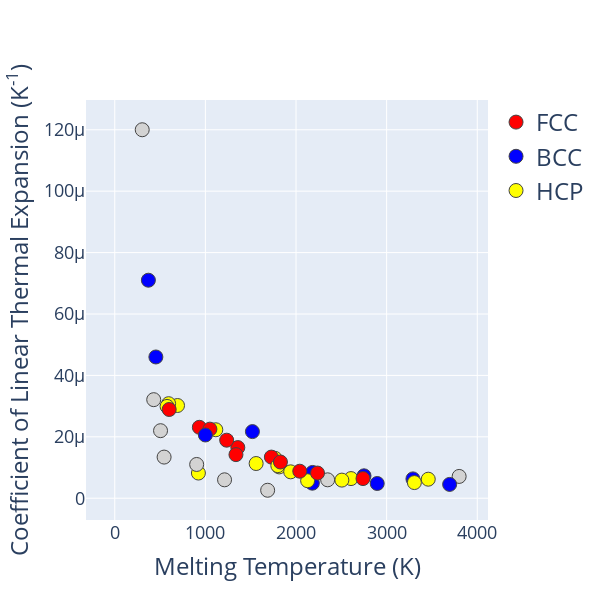

The notebook cell saved with this chart:
### Markdown cell above
<font color=blue> **Exercise 3.**  a) Find the three metals with highest Young's moduli. b) What are the Young's moduli of Al, Fe and Pb? </font>

### Code cell
layout0= go.Layout(hovermode= 'closest', width = 600, height=600, showlegend=True,  # Hovermode establishes the way the labels that appear when you hover are arranged # Establishing a square plot width=height
    xaxis= dict(title=go.layout.xaxis.Title(text='Melting Temperature (K)', font=dict(size=24)), zeroline= False, gridwidth= 1, tickfont=dict(size=18)), # Axis Titles. Removing the X-axis Mark. Adding a Grid
    yaxis= dict(title=go.layout.yaxis.Title(text='Coefficient of Linear Thermal Expansion (K<sup>-1</sup>)', font=dict(size=24)), zeroline= False, gridwidth= 1, tickfont=dict(size=18)), # Axis Titles. Removing the Y-axis Mark. Adding a Grid
    legend=dict(font=dict(size=24))) # Adding a legend

# Trace

trace0 = go.Scatter(x = melting_temperature,y = CTE, mode = 'markers',
    marker= dict(size= 14, line= dict(width=1), color=colors), # We add a size, a border and our custom colors to the markers
    text= sample, # This attribute (Text) labels each point to this list, which contains our elements in the same indexes as our properties
showlegend = False)


# Empty Traces for Legend
legend_plot_FCC = go.Scatter(x=[None], y=[None], mode='markers', marker=dict(size=14,  line= dict(width=1),color='red'), name = 'FCC')
legend_plot_BCC = go.Scatter(x=[None], y=[None], mode='markers', marker=dict(size=14,  line= dict(width=1),color='blue'), name = 'BCC')
legend_plot_HCP = go.Scatter(x=[None], y=[None], mode='markers', marker=dict(size=14,  line= dict(width=1),color='yellow'), name = 'HCP')


data = [trace0, legend_plot_FCC, legend_plot_BCC, legend_plot_HCP]

fig= go.Figure(data, layout=layout0)
iplot(fig)

### Figure 1 — Plotly figure (JSON) as saved in the notebook; plotly's stock layout.template omitted (floating-point values rounded to 4 significant figures)
{"data": [{"marker": {"color": ["lightgray", "lightgray", "blue", "yellow", "lightgray", "lightgray", "lightgray", "lightgray", "lightgray", "lightgray", "blue", "yellow", "red", "lightgray", "blue", "lightgray", "lightgray", "lightgray", "blue", "yellow", "yellow", "yellow", "blue", "blue", "blue", "blue", "yellow", "red", "red", "yellow", "lightgray", "lightgray", "lightgray", "lightgray", "lightgray", "lightgray", "blue", "red", "yellow", "yellow", "blue", "blue", "yellow", "yellow", "red", "red", "red", "yellow", "lightgray", "lightgray", "lightgray", "lightgray", "lightgray", "lightgray", "blue", "blue", "yellow", "blue", "blue", "yellow", "yellow", "red", "red", "red", "lightgray", "yellow", "red", "lightgray", "lightgray", "lightgray", "lightgray", "lightgray", "lightgray", "lightgray", "lightgray", "lightgray", "lightgray", "lightgray", "lightgray", "lightgray", "lightgray", "lightgray", "lightgray", "lightgray", "lightgray", "lightgray", "lightgray", "lightgray", "lightgray", "blue", "yellow", "yellow", "yellow", "yellow", "yellow", "yellow", "red", "yellow", "lightgray", "red", "lightgray", "lightgray", "lightgray", "lightgray", "lightgray", "lightgray", "lightgray", "lightgray", "lightgray", "lightgray", "lightgray", "lightgray"], "line": {"width": 1}, "size": 14}, "mode": "markers", "showlegend": false, "text": ["H", "He", "Li", "Be", "B", "C", "N", "O", "F", "Ne", "Na", "Mg", "Al", "Si", "P", "S", "Cl", "Ar", "K", "Ca", "Sc", "Ti", "V", "Cr", "Mn", "Fe", "Co", "Ni", "Cu", "Zn", "Ga", "Ge", "As", "Se", "Br", "Kr", "Rb", "Sr", "Y", "Zr", "Nb", "Mo", "Tc", "Ru", "Rh", "Pd", "Ag", "Cd", "In", "Sn", "Sb", "Te", "I", "Xe", "Cs", "Ba", "Hf", "Ta", "W", "Re", "Os", "Ir", "Pt", "Au", "Hg", "Tl", "Pb", "Bi", "Po", "At", "Rn", "Fr", "Ra", "Lr", "Rf", "Db", "Sg", "Bh", "Hs", "Mt", "Ds", "Rg", "Cn", "La", "Ce", "Pr", "Nd", "Pm", "Sm", "Eu", "Gd", "Tb", "Dy", "Ho", "Er", "Tm", "Yb", "Lu", "Ac", "Th", "Pa", "U", "Np", "Pu", "Am", "Cm", "Bk", "Cf", "Es", "Fm", "Md", "No"], "type": "scatter", "x": [14.01, 0.95, 453.7, 1560, 2349, 3800, 63.05, 54.8, 53.53, 24.56, 370.9, 923, 933.5, 1687, 317.3, 388.4, 171.6, 83.8, 336.5, 1115, 1814, 1941, 2183, 2180, 1519, 1811, 1768, 1728, 1358.0, 692.7, 302.9, 1211.0, 1090, 494, 265.8, 115.8, 312.5, 1050, 1799, 2128, 2750, 2896, 2430, 2607, 2237, 1828.0, 1235.0, 594.2, 429.8, 505.1, 903.8, 722.7, 386.9, 161.4, 301.6, 1000, 2506, 3290, 3695, 3459, 3306, 2739, 2041.0, 1337.0, 234.3, 577, 600.6, 544.4, 527, 575, 202, "maybe about 300 K", 973, 1900], "y": [null, null, 4.6e-05, 1.13e-05, 6e-06, 7.1e-06, null, null, null, null, 7.1e-05, 8.2e-06, 2.31e-05, 2.6e-06, null, null, null, null, null, 2.23e-05, 1.02e-05, 8.6e-06, 8.4e-06, 4.9e-06, 2.17e-05, 1.18e-05, 1.3e-05, 1.34e-05, 1.65e-05, 3.02e-05, 0.00012, 6e-06, null, null, null, null, null, 2.25e-05, 1.06e-05, 5.7e-06, 7.3e-06, 4.8e-06, null, 6.4e-06, 8.2e-06, 1.18e-05, 1.89e-05, 3.08e-05, 3.21e-05, 2.2e-05, 1.1e-05, null, null, null, null, 2.06e-05, 5.9e-06, 6.3e-06, 4.5e-06, 6.2e-06, 5.1e-06, 6.4e-06, 8.8e-06, 1.42e-05, null, 2.99e-05, 2.89e-05, 1.34e-05, null, null, null, null, null, null]}, {"marker": {"color": "red", "line": {"width": 1}, "size": 14}, "mode": "markers", "name": "FCC", "type": "scatter", "x": [null], "y": [null]}, {"marker": {"color": "blue", "line": {"width": 1}, "size": 14}, "mode": "markers", "name": "BCC", "type": "scatter", "x": [null], "y": [null]}, {"marker": {"color": "yellow", "line": {"width": 1}, "size": 14}, "mode": "markers", "name": "HCP", "type": "scatter", "x": [null], "y": [null]}], "layout": {"height": 600, "hovermode": "closest", "legend": {"font": {"size": 24}}, "showlegend": true, "width": 600, "xaxis": {"gridwidth": 1, "tickfont": {"size": 18}, "title": {"font": {"size": 24}, "text": "Melting Temperature (K)"}, "zeroline": false}, "yaxis": {"gridwidth": 1, "tickfont": {"size": 18}, "title": {"font": {"size": 24}, "text": "Coefficient of Linear Thermal Expansion (K<sup>-1</sup>)"}, "zeroline": false}}}
